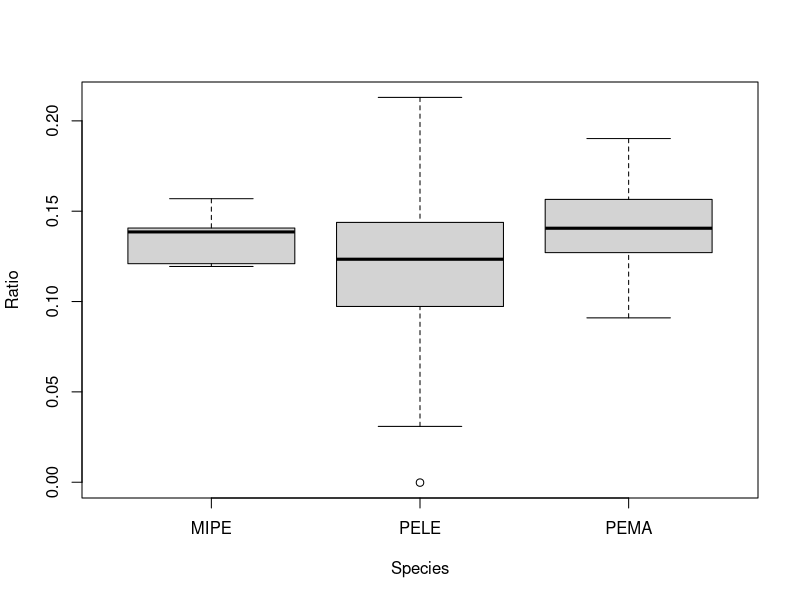
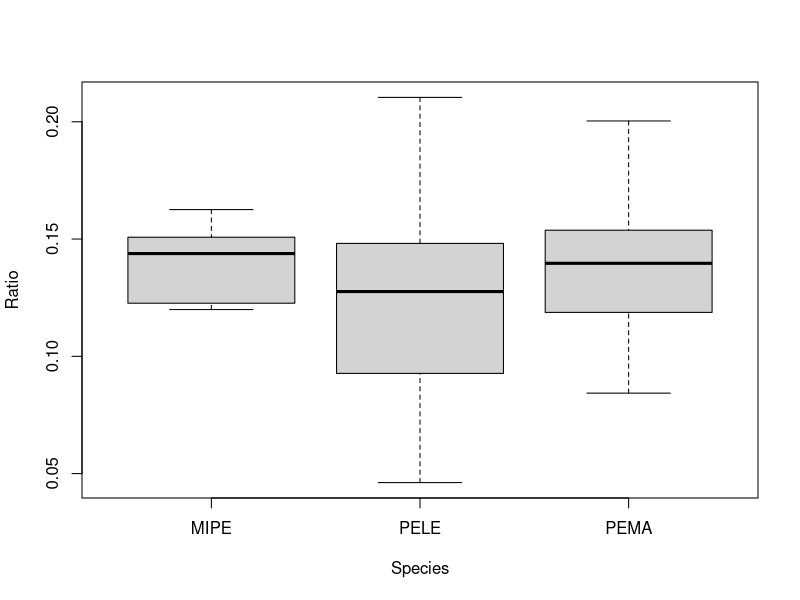
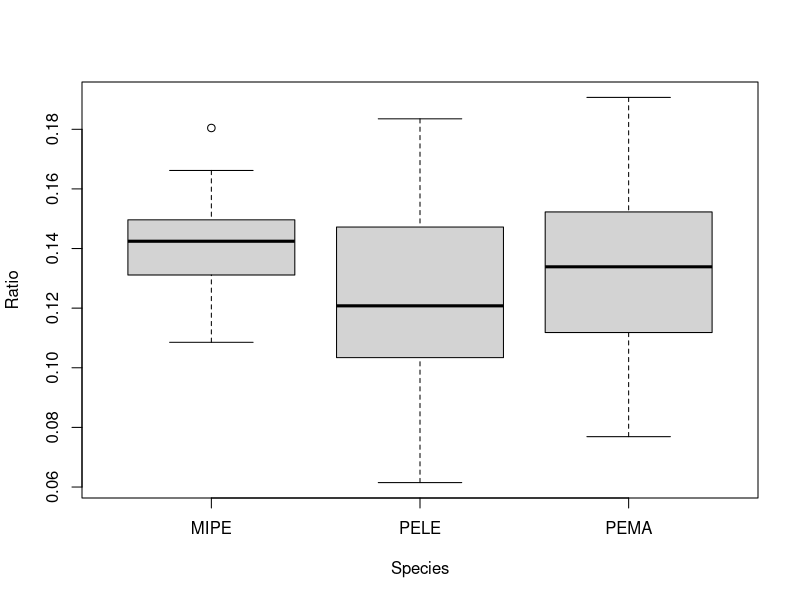

Source code (R) for these figures, in order:
## ---- chunk 1
PELE<-data.frame("PELE",rnorm(127,0.124,0.036))
colnames(PELE)<-c("Species","Ratio")
MIPE<-data.frame("MIPE",rnorm(5,0.141,0.012))
colnames(MIPE)<-c("Species","Ratio")
PEMA<-data.frame("PEMA",rnorm(50,0.138,0.025))
colnames(PEMA)<-c("Species","Ratio")
simcolony<-rbind(PEMA,PELE,MIPE)
## ---- chunk 2
sim_aov<-aov(Ratio~Species,data=simcolony)
summary(sim_aov)
boxplot(data=simcolony,Ratio~Species)
## ---- chunk 3
PELE2<-data.frame("PELE",rnorm(127,0.123,0.036))
colnames(PELE2)<-c("Species","Ratio")
MIPE2<-data.frame("MIPE",rnorm(5,0.139,0.012))
colnames(MIPE2)<-c("Species","Ratio")
PEMA2<-data.frame("PEMA",rnorm(50,0.136,0.025))
colnames(PEMA2)<-c("Species","Ratio")
simcolony2<-rbind(PEMA2,PELE2,MIPE2)
## ---- chunk 4
sim_aov2<-aov(Ratio~Species,data=simcolony2)
summary(sim_aov2)
boxplot(data=simcolony2,Ratio~Species)
## ---- chunk 5
PELE3<-data.frame("PELE",rnorm(40,0.124,0.036))
colnames(PELE3)<-c("Species","Ratio")
MIPE3<-data.frame("MIPE",rnorm(40,0.141,0.012))
colnames(MIPE3)<-c("Species","Ratio")
PEMA3<-data.frame("PEMA",rnorm(40,0.138,0.025))
colnames(PEMA3)<-c("Species","Ratio")
simcolony3<-rbind(PEMA3,PELE3,MIPE3)
## ---- chunk 6
sim_aov3<-aov(Ratio~Species,data=simcolony3)
summary(sim_aov3)
boxplot(data=simcolony3,Ratio~Species)
